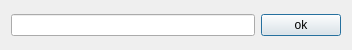
<?xml version="1.0" encoding="UTF-8"?>
<ui version="4.0">
 <class>AddLinkWindow</class>
 <widget class="QDialog" name="AddLinkWindow">
  <property name="geometry">
   <rect>
    <x>0</x>
    <y>0</y>
    <width>352</width>
    <height>50</height>
   </rect>
  </property>
  <property name="windowTitle">
   <string>Dialog</string>
  </property>
  <layout class="QGridLayout" name="gridLayout">
   <item row="0" column="1">
    <widget class="QPushButton" name="pushButton">
     <property name="text">
      <string>ok</string>
     </property>
    </widget>
   </item>
   <item row="0" column="0">
    <widget class="QLineEdit" name="lineEdit"/>
   </item>
  </layout>
 </widget>
 <resources/>
 <connections/>
</ui>
